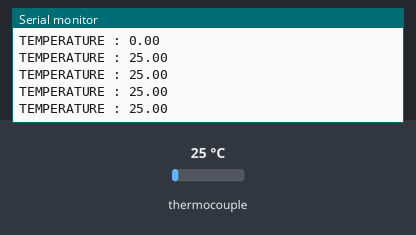
Bench run of a sketch on a simulated Arduino Uno, built with avr-gcc and run on an emulated ATmega328P. Parts: the last lines printed to the serial monitor. Wiring (inferred from the names in the program): MAX6675 thermocouple converter: CS pin 10; MISO pin 12; SCK pin 13. The test bench sets the inputs (shaded band); at power-on: thermocouple 25 °C.

Above: at 1.4 s.
1.5 s: thermocouple set to 6 °C
At 1.72 s:
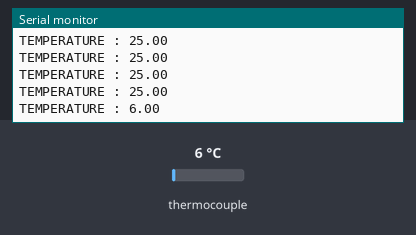
3.0 s: thermocouple set to 75 °C
At 3.22 s:
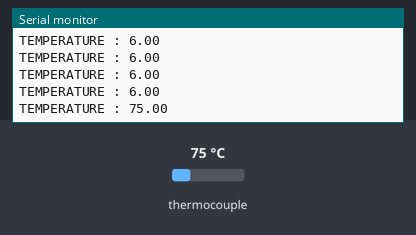
Timing chart, 0 to 6.0 s (numbered marks = the images above; inputs shaded):
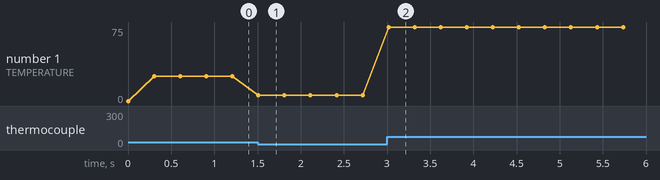

Measured:
- after the input at 1.5 s, the serial monitor: prints a new line at once (image 1)
- after the input at 3.0 s, the serial monitor: prints a new line at once (image 2)
- plotted number 1: 25 → 6 after the input at 1.5 s, 6 → 75 after the input at 3.0 s

The sketch:

MAX6675_Test.ino
```cpp
/*    Max6675 Module  ==>   Arduino
 *    CS              ==>     D10
 *    SO              ==>     D12
 *    SCK             ==>     D13
 *    Vcc             ==>     Vcc (5v)
 *    Gnd             ==>     Gnd      */

//LCD config
#include <Wire.h>
//#include <LiquidCrystal_I2C.h>    //If you don't have the LiquidCrystal_I2C library, download it and install it
//LiquidCrystal_I2C lcd(0x3f,20,4);  //sometimes the adress is not 0x3f. Change to 0x27 if it dosn't work.

/*    i2c LCD Module  ==>   Arduino
 *    SCL             ==>     A5
 *    SDA             ==>     A4
 *    Vcc             ==>     Vcc (5v)
 *    Gnd             ==>     Gnd      */

#include <SPI.h>

#define MAX6675_CS   10
#define MAX6675_SO   12
#define MAX6675_SCK  13

void setup() {
  /*lcd.init();
  lcd.backlight();*/
  Serial.begin(9600);
}

void loop() {
  float temperature_read = readThermocouple();
  /*lcd.setCursor(0,0);
  lcd.print("TEMPERATURE");
  lcd.setCursor(7,1);
  lcd.print(temperature_read,1);*/
  Serial.print("TEMPERATURE : ");
  Serial.println(temperature_read);
  delay(300);
}


double readThermocouple() {

  uint16_t v;
  pinMode(MAX6675_CS, OUTPUT);
  pinMode(MAX6675_SO, INPUT);
  pinMode(MAX6675_SCK, OUTPUT);

  digitalWrite(MAX6675_CS, LOW);
  delay(1);

  // Read in 16 bits,
  //  15    = 0 always
  //  14..2 = 0.25 degree counts MSB First
  //  2     = 1 if thermocouple is open circuit
  //  1..0  = uninteresting status

  v = shiftIn(MAX6675_SO, MAX6675_SCK, MSBFIRST);
  v <<= 8;
  v |= shiftIn(MAX6675_SO, MAX6675_SCK, MSBFIRST);

  digitalWrite(MAX6675_CS, HIGH);
  if (v & 0x4)
  {
    // Bit 2 indicates if the thermocouple is disconnected
    return NAN;
  }

  // The lower three bits (0,1,2) are discarded status bits
  v >>= 3;

  // The remaining bits are the number of 0.25 degree (C) counts
  return v*0.25;
}
```
